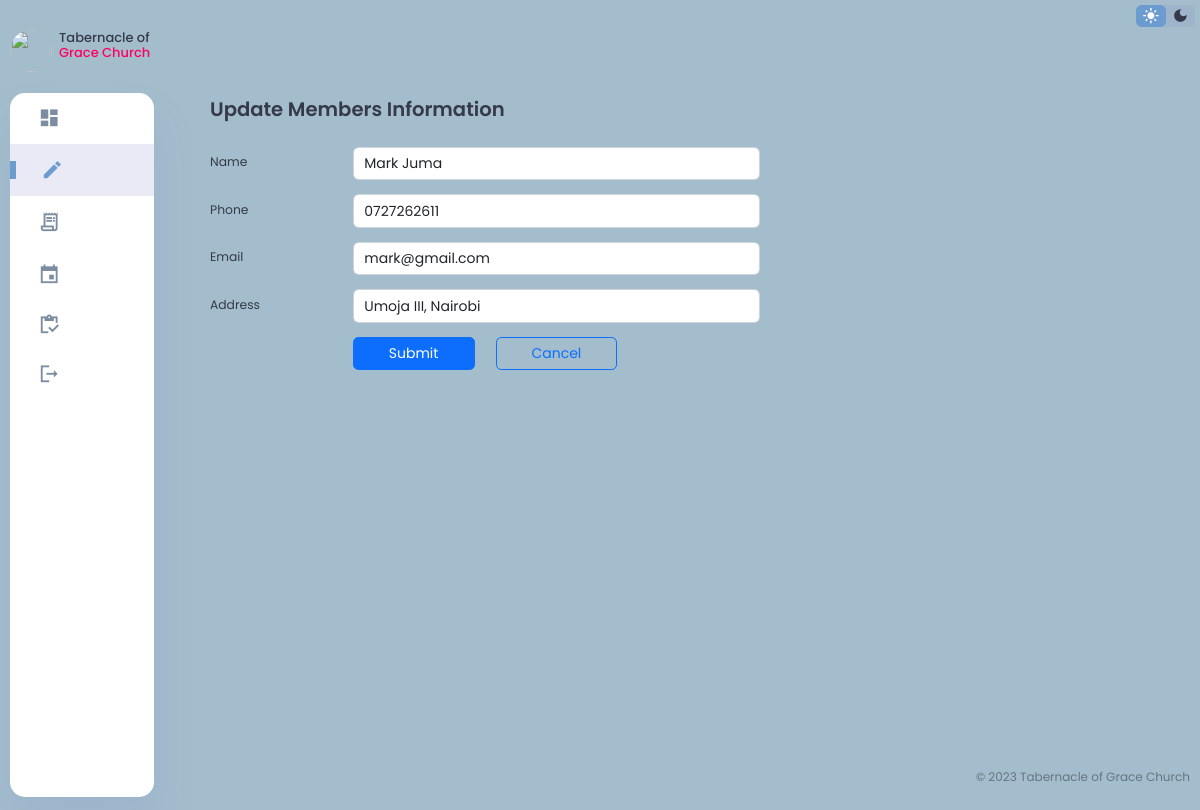
The app's page /editMember.php?ID=1 with its own data.
### tables this page shows
CREATE TABLE `members` (
  `ID` int(11) NOT NULL,
  `Name` varchar(100) NOT NULL,
  `Phone` varchar(20) NOT NULL,
  `Email` varchar(200) NOT NULL,
  `Address` varchar(100) NOT NULL,
  `Created_at` date NOT NULL DEFAULT current_timestamp()
);

### editMember.php (the view, shortened to what this page needs)
<?php
  @include 'dbconnection.php';
  $Name = "";
  $Phone = "";
  $Email = "";
  $Address = "";
  if($_SERVER['REQUEST_METHOD'] == 'GET'){
    $ID = $_GET["ID"];
    $sql ="SELECT * FROM members WHERE ID=$ID";
    $result = $conn ->query($sql);
    $row = $result ->fetch_assoc();
    $Name = $row["Name"];
    $Phone = $row["Phone"];
    $Email = $row["Email"];
    $Address = $row["Address"];
  }
?>
<!DOCTYPE html>
<html lang="en">
<head>
  <link rel="stylesheet" href="	https://cdn.jsdelivr.net/npm/bootstrap@5.2.3/dist/css/bootstrap.min.css">
  <link rel="stylesheet" href="Styles/footer.css">
  <link rel="stylesheet" href="Styles/dashboard.css">
  <link rel="stylesheet" href="Styles/editMember.css">
</head>
<body>
  <div class="content">
    <div class="grace">
    <aside>
      <div class="toggle">
        <div class="logo">
          <img src="images/logo.jpg">
          <h4>Tabernacle of <span class="danger">Grace Church</span></h4>
        </div>
      </div>
      <div class="sidebar">
          <a href="dashboard.php" >
            <span class="material-icons-sharp">
            </span>
          </a>
          <a href="register.php" class="active">
            <span class="material-icons-sharp">
            </span>
          </a>
          <a href="Bank.php">
            <span class="material-icons-sharp">
            </span>
          </a>
          <a href="#">
            <span class="material-icons-sharp">
            </span>
          </a>
          <a href="inventory.php">
              <span class="material-icons-sharp">
              </span>
          </a>
          <a href="index.php">
            <span class="material-icons-sharp">
            </span>
          </a>
      </div>
    </aside>
    </div>
    <div class="church">
    <div class="containe">
    <h2>Update Members Information</h2>
    <br>
    <form method="post">
      <div class="row mb-3">
        <label class="col-sm-3 col-form-label">Name</label>
        <div class="col sm 6">
          <input type="text" class="form-control" name="Name" value="<?php echo $Name; ?>">
        </div>
      </div>
      <div class="row mb-3">
        <label class="col-sm-3 col-form-label">Phone</label>
        <div class="col sm 6">
          <input type="text" class="form-control" name="Phone" value="<?php echo $Phone; ?>">
        </div>
      </div>
      <div class="row mb-3">
        <label class="col-sm-3 col-form-label">Email</label>
        <div class="col sm 6">
          <input type="text" class="form-control" name="Email" value="<?php echo $Email; ?>">
        </div>
      </div>
      <div class="row mb-3">
        <label class="col-sm-3 col-form-label">Address</label>
        <div class="col sm 6">
          <input type="text" class="form-control" name="Address" value="<?php echo $Address; ?>">
        </div>
      </div>
      <div class="row mb-3">
        <div class="offset-sm-3 col-sm-3 d-grid">
          <button class="btn btn-primary">Submit</button>
        </div>
        <div class="col-sm-3 d-grid">
          <a href="register.php" class="btn btn-outline-primary" role="button">Cancel</a>
        </div>
      </div>
    </form>
    </div>
    </div>
  </div>
  <div class="right-section">
    <div class="nav">
      <div class="dark-mode">
        <span class="material-icons-sharp active">
        </span>
        <span class="material-icons-sharp">
        </span>
      </div>
    </div>
  </div>
  <footer class="foot">
    <p>&copy; 2023 Tabernacle of Grace Church</p>
  </footer>
</body>
</html>

### Styles/footer.css (style rules this page uses)
.foot { position: fixed; bottom: 0; right: 0; font-size: 12px; padding: 10px; font-weight: 400; }

### Styles/dashboard.css (style rules this page uses)
:root { --color-primary: #6C9BCF; --color-danger: #FF0060; --color-success: #1B9C85; --color-warning: #F7D060; --color-white: #fff; --color-info-dark: #7d8da1; --color-dark: #363949; --color-light: rgba(132, 139, 200, 0.18); --color-dark-variant: #677483; --color-background: #a3bdcc; --card-border-radius: 2rem; --border-radius-1: 0.4rem; --border-radius-2: 1.2rem; --card-padding: 1.8rem; --padding-1: 1.2rem; --box-shadow: 0 2rem 3rem var(--color-light); }
* { margin: 0; padding: 0; outline: 0; border: 0; text-decoration: none; box-sizing: border-box; }
html { font-size: 14px; }
body { width: 100vw; height: 100vh; font-family: 'Poppins', sans-serif; font-size: 0.88rem; user-select: none; overflow-x: hidden; color: var(--color-dark); background-color: var(--color-background); }
a { color: var(--color-dark); }
img { display: block; width: 100%; object-fit: cover; border-radius: 50%; }
h2 { font-weight: 600; font-size: 1.4rem; }
p { color: var(--color-dark-variant); }
.danger { color: var(--color-danger); }
aside { height: 100vh; }
aside .toggle { display: flex; align-items: center; justify-content: space-between; margin-top: 1.4rem; }
aside .toggle .logo { display: flex; gap: 0.5rem; }
aside .logo img { width: 3rem; height: 3rem; border-radius: 50px; }
aside .sidebar { display: flex; flex-direction: column; background-color: var(--color-white); box-shadow: var(--box-shadow); border-radius: 15px; height: 88vh; position: relative; top: 1.5rem; transition: all 0.3s ease; }
aside .sidebar a { display: flex; align-items: center; color: var(--color-info-dark); height: 3.7rem; gap: 1rem; position: relative; margin-left: 2rem; transition: all 0.3s ease; }
aside .sidebar a span { font-size: 1.6rem; transition: all 0.3s ease; }
aside .sidebar a:last-child { position: absolute; bottom: 2rem; width: 100%; }
aside .sidebar a.active { width: 100%; color: var(--color-primary); background-color: var(--color-light); margin-left: 0; }
aside .sidebar a.active::before { content: ''; width: 6px; height: 18px; background-color: var(--color-primary); }
aside .sidebar a.active span { color: var(--color-primary); margin-left: calc(1rem - 3px); }
.right-section { margin-top: 1.4rem; }
.right-section .nav { display: flex; justify-content: center; gap: 2rem; }
.right-section .dark-mode { background-color: var(--color-light); display: flex; justify-content: space-between; align-items: center; height: 1.6rem; width: 4.2rem; cursor: pointer; border-radius: var(--border-radius-1); }
.right-section .dark-mode span { font-size: 1.2rem; width: 50%; height: 100%; display: flex; align-items: center; justify-content: center; }
.right-section .dark-mode span.active { background-color: var(--color-primary); color: white; border-radius: var(--border-radius-1); }
@media screen and (max-width: 1200px) { aside .sidebar a { width: 5.6rem; } }
@media screen and (max-width: 1200px) { aside .sidebar a:last-child { position: relative; margin-top: 1.8rem; } }

### Styles/editMember.css (style rules this page uses)
body { padding: 10px; }
a { text-decoration: none; }
h4 { font-size: small; }
.content { display: flex; }
.grace { display: flex; position: absolute; left: 10px; width: 12%; }
.church { display: flex; flex: 1fr; position: absolute; left: 100px; right: 0px; }
.containe { position: absolute; left: 0em; width: 50%; position: absolute; margin-top: 8%; left: 10%; right: 10%; }
.nav { position: absolute; right: 5px; top: 5px; }

### records on screen
members: Name "Mark Juma", Phone "0727262611", Email "mark@gmail.com", Address "Umoja III, Nairobi"
